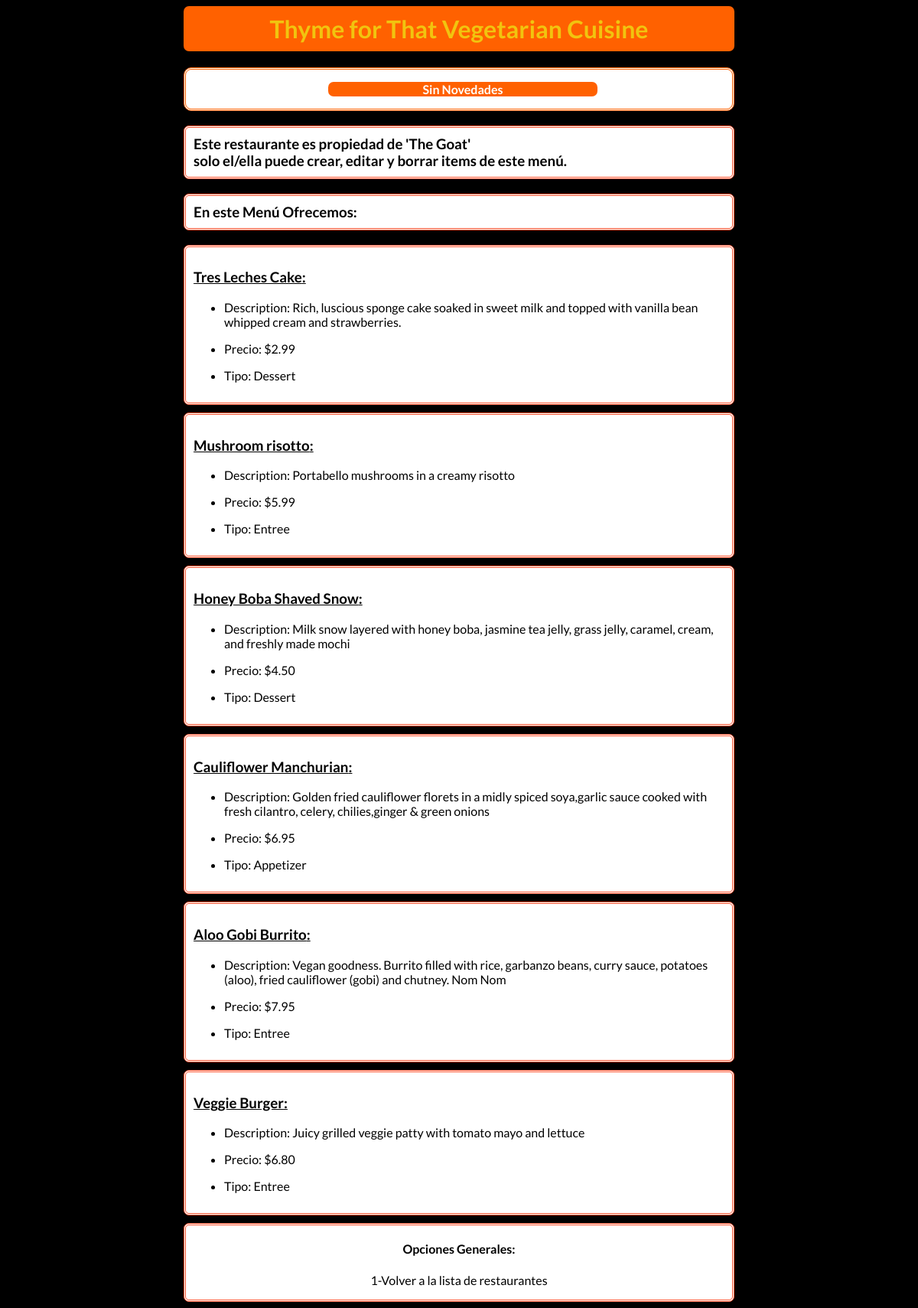
Screenshot of /restaurants/4/ with the database file from the repository.
### database_setup_2.py (models this page shows, shortened)
class Restaurant(Base):
    __tablename__ = 'restaurant'
    id = Column(Integer, primary_key=True)
    name = Column(String(250), nullable=False)
    user_id = Column(Integer, ForeignKey('user.id'))
    user = relationship(User)#Define la conexion con la tabla User.

class User(Base):
    __tablename__ = 'user'
    id = Column(Integer, primary_key=True)
    name = Column(String(250), nullable=False)
    email = Column(String(250), nullable=False)
    picture_url = Column(String(250))

class MenuItem(Base):
    __tablename__ = 'menu_item'
    name = Column(String(80), nullable=False)
    id = Column(Integer, primary_key=True)
    description = Column(String(250))
    price = Column(String(8))
    course = Column(String(250))
    restaurant_id = Column(Integer, ForeignKey('restaurant.id'))
    restaurant = relationship(Restaurant)
    user_id = Column(Integer, ForeignKey('user.id'))
    user = relationship(User)

### project.py (the view)
@app.route("/restaurants/<int:restaurant_id>/")#Con esta url estoy espesificando que el segundo elemento es un entero que corresponderá a el id de rest.
def restaurant_menu(restaurant_id):#Aqui se está resiviendo como argumento la segunda parte de la url.
	restaurant = session.query(Restaurant).filter_by(id = restaurant_id).one()#Se puede hacer con ".get()""
	items = session.query(MenuItem).filter_by(restaurant_id = restaurant.id)#SELECT de los items del menu de el primer rest.
	items = list(items)#Con esto funcionará el "if" que hay en la template.
	if items == []:
		flash("Este menú está vacío")
	owner_name = session.query(User).filter_by(id = restaurant.user_id).one().name
	is_allowed = login_session.get('user_id') == 1 or login_session.get('user_id') == restaurant.user_id#Para evitar tener que hacer esta comparación en el frontend.
	return render_template("menu.html", restaurant = restaurant, items = items, is_allowed = is_allowed, owner_name = owner_name)

### templates/menu.html (shortened to what this page needs)
<html>
	<head>
		<link rel="stylesheet" type="text/css" href="{{url_for('static', filename = 'stylo_menu_rest.css')}}">
	</head>
	<body>
		<div id ="cabecera">
			<center>
				<h1>{{restaurant.name}}</h1>
			</center>
		</div>
		<div id = flashed>
		{% with messages = get_flashed_messages() %}
			{% if messages %}
				<h3 id = innerNov>Novedades: </h3>
				<ul>
					{% for m in messages %}
						<li>
							 {{m}}
						</li>
					{% endfor %}
				</ul>
			{% else %}
				<center>
					 <p id = "innerP"> <b>Sin Novedades</b> </p>
				</center>
			{% endif %}
		{% endwith %}
		</div>
		<div>
			{% if is_allowed %}
				<h3 id="linkcrear">
					<a href = "{{url_for('new_menu_item', restaurant_id = restaurant.id) }}"> Crear Nuevo Item </a>
				</h3>
			{% else %}
				<h3 id="linkcrear">
					Este restaurante es propiedad de '{{owner_name}}' <br>solo el/ella puede crear, editar y borrar items de este menú.
				</h3>
			{% endif %}
		</div>
		{% if items %}
		<div>
			<h3 id="linkcrear">
				En este Menú Ofrecemos:
			</h3>
		</div>
			{% for i in items %}
			<div class="listdiv">
				<h3> <u> {{i.name}}: </u> </h3>
				<ul>
					<li> <p>Description:  {{i.description}}</p> </li>
					<li> <p> Precio: {{i.price}} </p> </li>
					<li> <p> Tipo: {{ i.course }} </p> </li>
				</ul>
			</div>
			{% endfor %}
		{% else %}
			<h2 id = "emptymenu"> Atención: <br>El menú de este restaurante no tiene nigun item, pulse el link de aca arriba para agregar uno. </h2>
		{% endif %}
		<footer>
			<center>
				<p>
					{% if items %}
						<h4>Opciones Generales:</h4>
						{%if is_allowed %}
							1-<a href="{{url_for('show_restaurants')}}">Volver a la lista de restaurantes</a>,
							2-<a href="{{url_for('restaurant_menu_JOSONs', restaurant_id = restaurant.id)}}">Ver JSONs de los items de este menú</a>,
							3-<a href="{{ url_for('delete_all', restaurant_id = restaurant.id)}}"> Borrar Todos los items del menú </a>
						{%else%}
							1-<a href="{{url_for('show_restaurants')}}">Volver a la lista de restaurantes</a>
						{% endif %}
					{% else %}
						Opciones Generales:<br>
						1-<a href="{{url_for('show_restaurants')}}">Volver a la lista de restaurantes</a>
					{% endif %}
				</p>
			</center>
		</footer>
	</body>
</html>

### static/stylo_menu_rest.css (style rules this page uses)
html { font-family: 'Lato', sans-serif; }
body { background-color: black; width: 60%; margin-left: 20%; }
h1 { color: #F1C40F; border-radius: 7px; border-width: 3px; background-color: #FF6100; padding: 10px; }
#flashed { background-color:white; border-radius: 10px; padding-left: 10px; border-style: double; border-color: #FF6100; color: black; }
#innerP { color: white; border-radius: 7px; background-color: #FF6100; width: 50%; }
a { transition: color 0.5s linear; color: black; text-decoration: none; }
#linkcrear { background-color: white; border-style: double; border-color: #FF5733; border-radius: 7px; padding: 10px; color: black; }
.listdiv { color: black; border-style: double; border-color: #FF5733; border-radius: 7px; background-color: white; padding: 10px; margin-bottom: 10px; }
footer { color: black; border-style: double; border-color: #FF5733; border-radius: 7px; background-color: white; }

### rows the page displays
Restaurant: name "Thyme for That Vegetarian Cuisine"
User: name "The Goat"
MenuItem: name "Tres Leches Cake", description "Rich, luscious sponge cake soaked in sweet milk and topped with vanilla bean whipped cream and strawberries.", price "$2.99", course "Dessert"
MenuItem: name "Mushroom risotto", description "Portabello mushrooms in a creamy risotto", price "$5.99", course "Entree"
MenuItem: name "Honey Boba Shaved Snow", description "Milk snow layered with honey boba, jasmine tea jelly, grass jelly, caramel, cream, and freshly made mochi", price "$4.50", course "Dessert"
MenuItem: name "Cauliflower Manchurian", description "Golden fried cauliflower florets in a midly spiced soya,garlic sauce cooked with fresh cilantro, celery, chilies,ginger & green onions", price "$6.95", course "Appetizer"
MenuItem: name "Aloo Gobi Burrito", description "Vegan goodness. Burrito filled with rice, garbanzo beans, curry sauce, potatoes (aloo), fried cauliflower (gobi) and chutney. Nom Nom", price "$7.95", course "Entree"
MenuItem: name "Veggie Burger", description "Juicy grilled veggie patty with tomato mayo and lettuce", price "$6.80", course "Entree"
